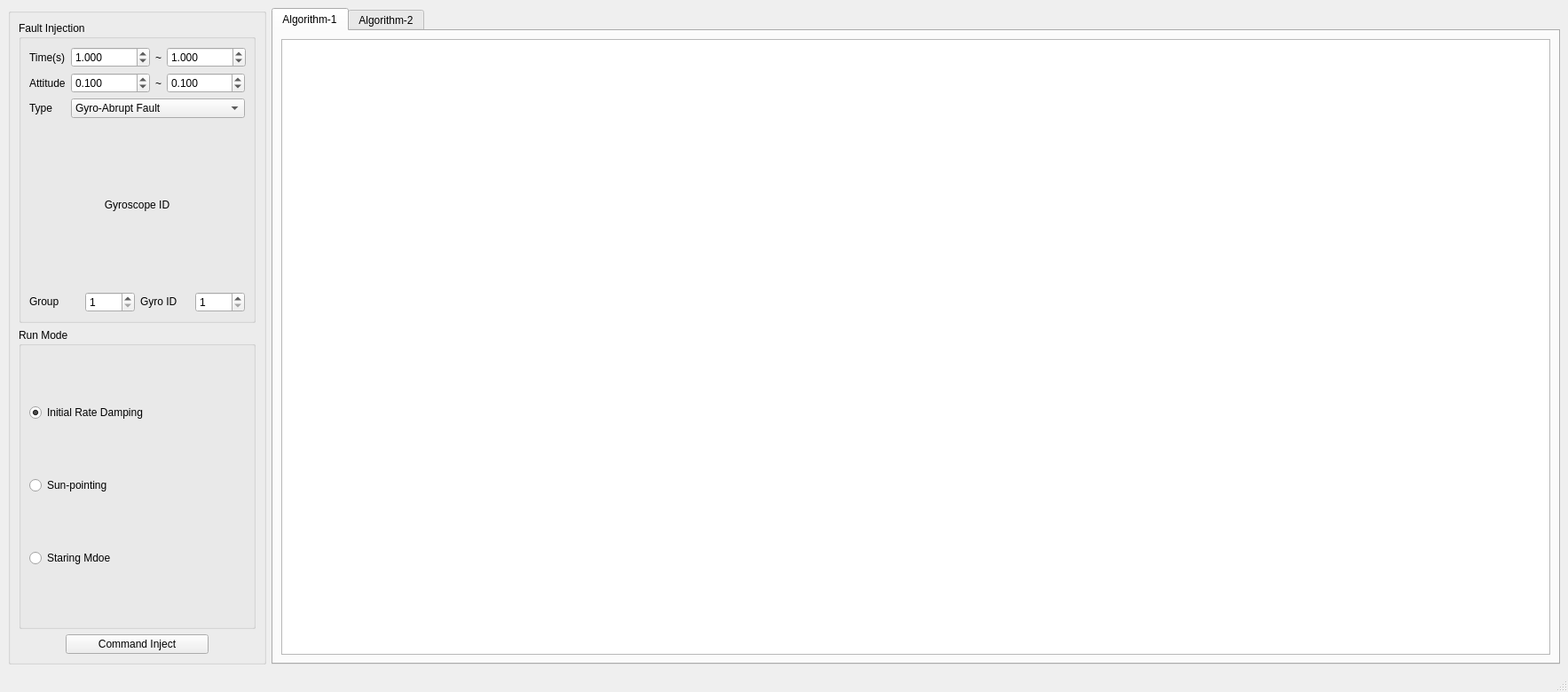
<?xml version="1.0" encoding="UTF-8"?>
<ui version="4.0">
 <class>DiagnosisWin</class>
 <widget class="QMainWindow" name="DiagnosisWin">
  <property name="geometry">
   <rect>
    <x>0</x>
    <y>0</y>
    <width>1767</width>
    <height>780</height>
   </rect>
  </property>
  <property name="windowTitle">
   <string>MainWindow</string>
  </property>
  <widget class="QWidget" name="centralwidget">
   <layout class="QGridLayout" name="gridLayout_2">
    <item row="0" column="0">
     <widget class="QGroupBox" name="groupBox">
      <property name="sizePolicy">
       <sizepolicy hsizetype="Preferred" vsizetype="Preferred">
        <horstretch>20</horstretch>
        <verstretch>0</verstretch>
       </sizepolicy>
      </property>
      <property name="maximumSize">
       <size>
        <width>291</width>
        <height>16777215</height>
       </size>
      </property>
      <property name="title">
       <string/>
      </property>
      <layout class="QVBoxLayout" name="verticalLayout_8">
       <item>
        <widget class="QGroupBox" name="groupBox_2">
         <property name="title">
          <string>Fault Injection</string>
         </property>
         <layout class="QVBoxLayout" name="verticalLayout_5">
          <item>
           <layout class="QGridLayout" name="gridLayout_3">
            <item row="0" column="0">
             <widget class="QLabel" name="label">
              <property name="text">
               <string>Time(s)</string>
              </property>
             </widget>
            </item>
            <item row="0" column="1">
             <layout class="QHBoxLayout" name="horizontalLayout_2" stretch="1,2,1">
              <item>
               <widget class="QDoubleSpinBox" name="faultTimeDoubleSpin">
                <property name="decimals">
                 <number>3</number>
                </property>
                <property name="maximum">
                 <double>999999999.000000000000000</double>
                </property>
                <property name="value">
                 <double>1.000000000000000</double>
                </property>
               </widget>
              </item>
              <item>
               <widget class="QLabel" name="label_7">
                <property name="sizePolicy">
                 <sizepolicy hsizetype="Fixed" vsizetype="Preferred">
                  <horstretch>0</horstretch>
                  <verstretch>0</verstretch>
                 </sizepolicy>
                </property>
                <property name="text">
                 <string>~</string>
                </property>
               </widget>
              </item>
              <item>
               <widget class="QDoubleSpinBox" name="faultTimeDoubleSpin_2">
                <property name="decimals">
                 <number>3</number>
                </property>
                <property name="maximum">
                 <double>999999999.000000000000000</double>
                </property>
                <property name="value">
                 <double>1.000000000000000</double>
                </property>
               </widget>
              </item>
             </layout>
            </item>
            <item row="1" column="0">
             <widget class="QLabel" name="label_3">
              <property name="text">
               <string>Attitude</string>
              </property>
             </widget>
            </item>
            <item row="1" column="1">
             <layout class="QHBoxLayout" name="horizontalLayout_6" stretch="1,2,1">
              <item>
               <widget class="QDoubleSpinBox" name="faultAttDoubleSpin">
                <property name="sizePolicy">
                 <sizepolicy hsizetype="Preferred" vsizetype="Fixed">
                  <horstretch>0</horstretch>
                  <verstretch>0</verstretch>
                 </sizepolicy>
                </property>
                <property name="decimals">
                 <number>3</number>
                </property>
                <property name="minimum">
                 <double>-9999.000000000000000</double>
                </property>
                <property name="maximum">
                 <double>9999.000000000000000</double>
                </property>
                <property name="value">
                 <double>0.100000000000000</double>
                </property>
               </widget>
              </item>
              <item>
               <widget class="QLabel" name="label_9">
                <property name="sizePolicy">
                 <sizepolicy hsizetype="Fixed" vsizetype="Preferred">
                  <horstretch>0</horstretch>
                  <verstretch>0</verstretch>
                 </sizepolicy>
                </property>
                <property name="text">
                 <string>~</string>
                </property>
               </widget>
              </item>
              <item>
               <widget class="QDoubleSpinBox" name="faultAttDoubleSpin_2">
                <property name="sizePolicy">
                 <sizepolicy hsizetype="Preferred" vsizetype="Fixed">
                  <horstretch>0</horstretch>
                  <verstretch>0</verstretch>
                 </sizepolicy>
                </property>
                <property name="decimals">
                 <number>3</number>
                </property>
                <property name="minimum">
                 <double>-9999.000000000000000</double>
                </property>
                <property name="maximum">
                 <double>9999.000000000000000</double>
                </property>
                <property name="value">
                 <double>0.100000000000000</double>
                </property>
               </widget>
              </item>
             </layout>
            </item>
            <item row="2" column="0">
             <widget class="QLabel" name="label_2">
              <property name="text">
               <string>Type</string>
              </property>
             </widget>
            </item>
            <item row="2" column="1">
             <widget class="QComboBox" name="faultTypeCombo">
              <item>
               <property name="text">
                <string>Gyro-Abrupt Fault</string>
               </property>
              </item>
              <item>
               <property name="text">
                <string>Gyro-Slow Fault</string>
               </property>
              </item>
              <item>
               <property name="text">
                <string>Gyro-Constant Fault</string>
               </property>
              </item>
              <item>
               <property name="text">
                <string>星敏感器恒值故障</string>
               </property>
              </item>
              <item>
               <property name="text">
                <string>星敏感器间歇故障</string>
               </property>
              </item>
              <item>
               <property name="text">
                <string>太阳敏感器恒值故障</string>
               </property>
              </item>
              <item>
               <property name="text">
                <string>太阳敏感器间歇故障</string>
               </property>
              </item>
              <item>
               <property name="text">
                <string>无故障</string>
               </property>
              </item>
             </widget>
            </item>
           </layout>
          </item>
          <item>
           <widget class="QLabel" name="label_4">
            <property name="text">
             <string>&lt;html&gt;&lt;head/&gt;&lt;body&gt;&lt;p align=&quot;center&quot;&gt;Gyroscope ID&lt;/p&gt;&lt;/body&gt;&lt;/html&gt;</string>
            </property>
           </widget>
          </item>
          <item>
           <layout class="QHBoxLayout" name="horizontalLayout_5">
            <item>
             <layout class="QHBoxLayout" name="horizontalLayout" stretch="1,1">
              <item>
               <widget class="QLabel" name="label_5">
                <property name="text">
                 <string>&lt;html&gt;&lt;head/&gt;&lt;body&gt;&lt;p&gt;Group&lt;/p&gt;&lt;/body&gt;&lt;/html&gt;</string>
                </property>
               </widget>
              </item>
              <item>
               <widget class="QSpinBox" name="gyroGroupSpin">
                <property name="minimum">
                 <number>1</number>
                </property>
               </widget>
              </item>
             </layout>
            </item>
            <item>
             <layout class="QHBoxLayout" name="horizontalLayout_4" stretch="1,1">
              <item>
               <widget class="QLabel" name="label_6">
                <property name="text">
                 <string>&lt;html&gt;&lt;head/&gt;&lt;body&gt;&lt;p&gt;Gyro ID&lt;/p&gt;&lt;/body&gt;&lt;/html&gt;</string>
                </property>
               </widget>
              </item>
              <item>
               <widget class="QSpinBox" name="gyroIDSpin">
                <property name="minimum">
                 <number>1</number>
                </property>
               </widget>
              </item>
             </layout>
            </item>
           </layout>
          </item>
         </layout>
        </widget>
       </item>
       <item>
        <layout class="QVBoxLayout" name="verticalLayout_6">
         <item>
          <widget class="QGroupBox" name="groupBox_3">
           <property name="title">
            <string>Run Mode</string>
           </property>
           <layout class="QVBoxLayout" name="verticalLayout_3">
            <item>
             <widget class="QRadioButton" name="rateDampRadio">
              <property name="text">
               <string>Initial Rate Damping</string>
              </property>
              <property name="checked">
               <bool>true</bool>
              </property>
             </widget>
            </item>
            <item>
             <widget class="QRadioButton" name="sunPointRadio">
              <property name="text">
               <string>Sun-pointing</string>
              </property>
             </widget>
            </item>
            <item>
             <widget class="QRadioButton" name="starModeRadio">
              <property name="text">
               <string>Staring Mdoe</string>
              </property>
             </widget>
            </item>
           </layout>
          </widget>
         </item>
        </layout>
       </item>
       <item>
        <layout class="QHBoxLayout" name="horizontalLayout_8" stretch="1,3,1">
         <item>
          <spacer name="horizontalSpacer_7">
           <property name="orientation">
            <enum>Qt::Horizontal</enum>
           </property>
           <property name="sizeHint" stdset="0">
            <size>
             <width>44</width>
             <height>17</height>
            </size>
           </property>
          </spacer>
         </item>
         <item>
          <widget class="QPushButton" name="cmdInjectButton">
           <property name="text">
            <string>Command Inject</string>
           </property>
          </widget>
         </item>
         <item>
          <spacer name="horizontalSpacer_8">
           <property name="orientation">
            <enum>Qt::Horizontal</enum>
           </property>
           <property name="sizeHint" stdset="0">
            <size>
             <width>44</width>
             <height>17</height>
            </size>
           </property>
          </spacer>
         </item>
        </layout>
       </item>
      </layout>
     </widget>
    </item>
    <item row="0" column="1">
     <widget class="QTabWidget" name="tabWidgetdia">
      <property name="enabled">
       <bool>true</bool>
      </property>
      <property name="sizePolicy">
       <sizepolicy hsizetype="Preferred" vsizetype="Preferred">
        <horstretch>0</horstretch>
        <verstretch>0</verstretch>
       </sizepolicy>
      </property>
      <property name="currentIndex">
       <number>0</number>
      </property>
      <property name="iconSize">
       <size>
        <width>16</width>
        <height>16</height>
       </size>
      </property>
      <property name="usesScrollButtons">
       <bool>true</bool>
      </property>
      <property name="tabBarAutoHide">
       <bool>true</bool>
      </property>
      <widget class="QWidget" name="tab">
       <attribute name="title">
        <string>Algorithm-1</string>
       </attribute>
       <layout class="QVBoxLayout" name="verticalLayout_2">
        <item>
         <layout class="QVBoxLayout" name="verticalLayout">
          <item>
           <widget class="QChartView" name="chartView_Algo1"/>
          </item>
         </layout>
        </item>
       </layout>
      </widget>
      <widget class="QWidget" name="tab_2">
       <attribute name="title">
        <string>Algorithm-2</string>
       </attribute>
       <layout class="QHBoxLayout" name="horizontalLayout_3">
        <item>
         <widget class="QChartView" name="chartView_Algo2"/>
        </item>
       </layout>
      </widget>
     </widget>
    </item>
   </layout>
  </widget>
  <widget class="QStatusBar" name="statusbar"/>
 </widget>
 <customwidgets>
  <customwidget>
   <class>QChartView</class>
   <extends>QGraphicsView</extends>
   <header>qchartview.h</header>
  </customwidget>
 </customwidgets>
 <resources/>
 <connections/>
</ui>
